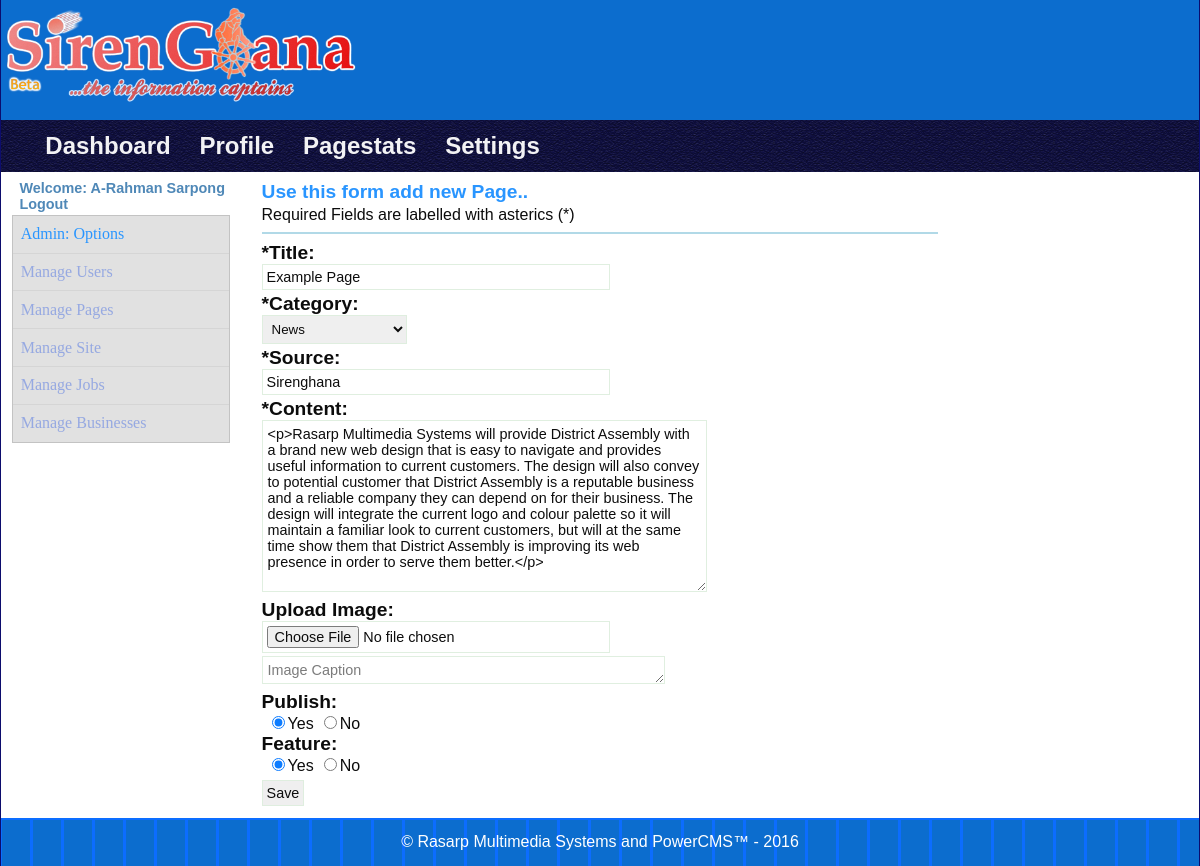
/admin/?id=1&cpos=1&action=editpage&target=managepage (signed in), run on the app's committed database.
### tables this page shows
CREATE TABLE IF NOT EXISTS `users` (
`Id` int(10) unsigned NOT NULL,
  `Firstname` varchar(50) NOT NULL,
  `Lastname` varchar(40) NOT NULL,
  `Gender` varchar(6) DEFAULT NULL,
  `Username` varchar(45) NOT NULL,
  `Password` varchar(40) NOT NULL,
  `Email` varchar(50) DEFAULT 'admin@example.com',
  `Authlevel` int(2) DEFAULT NULL,
  `Status` enum('active','inactive','banned') DEFAULT 'active',
  `Lastupdated` timestamp NOT NULL DEFAULT CURRENT_TIMESTAMP ON UPDATE CURRENT_TIMESTAMP
);

CREATE TABLE IF NOT EXISTS `pages` (
`Id` int(10) unsigned NOT NULL,
  `Title` varchar(255) DEFAULT NULL,
  `Content` text,
  `Source` tinytext,
  `Postedby` int(3) DEFAULT NULL,
  `Dateposted` timestamp NOT NULL DEFAULT CURRENT_TIMESTAMP ON UPDATE CURRENT_TIMESTAMP,
  `Position` int(30) DEFAULT NULL,
  `Published` enum('Y','N') DEFAULT 'N',
  `Featured` enum('Y','N') DEFAULT 'N',
  `Views` int(30) DEFAULT NULL
);

### modules/pagemgr/page.view.php (called while the page is built, shortened)
<?php
switch ($GLOBALS["action"]){
case "editpage":
                    $template->setPage("Script",$html->addScripts(array(
                    "../".TEMPLATE_DIR."_scripts/ckeditor/ckeditor.js",
                    "../".TEMPLATE_DIR."_scripts/ckeditor/style.js"
					)));
                    $template->setPage("Title","Edit-Page Form");
                    $template->setPage("MainNav",getAdminNavigation());
                    $template->setPage("Content",pageform());
break;
}
                    $template->setPage("AsideLeft",adminAsideMenu());

### admin/index.php (called while the page is built)
<?php
include_once "dashboard.php";

### modules/pagemgr/page.form.php (called while the page is built, shortened)
<?php
function pageform(){
    global $session;
    $process  = new ProcessForm();
$validate = $process::validate();
$postdata = new Page("pages");
$user = new User("users");
$uid  = $user::findRow("Id={$session->userid}");
$id = $postdata::$id = isset($GLOBALS["id"])?"Id=".$GLOBALS["id"]:null;
 if($GLOBALS["action"]=="editpage"){
	$edit = $postdata::findRow($id);
	$title 	   = $edit->Title;
	$category  = $edit->Position;
	$source    = $edit->Source;
	$pgcontent = $edit->Content;
	$published = $edit->Published;
	$featured  = $edit->Featured;
	$authorid  = $uid->Id;
	$imgcaption= "";
 }
$form = new Form("Pageform",filter_var($_SERVER['PHP_SELF'])."?".filter_var($_SERVER['QUERY_STRING']),"post","enctype=\"multipart/form-data\"\n");
$form->startForm();
$form->setFormField("",
$form->addFormInfo("<h2>Use this form add new Page..</h2><p>Required Fields are labelled with asterics (*)</p><hr/>"));
$form->setFormField($form->inputLabel("title", "*Title"),
					$form->inputField("text", "title",$process->post("title",$title)),
					$validate->displayErrorField($process->errorinfo, "title"));
$pgcategory=function(){
$category  = new GetTableRecord("pagecategory");$category_options = $category::findAllRecords();
$options[] ="--Select Category--";
foreach ($category_options as $opt)$options[$opt->Position] = $opt->Category ; return $options;
};
$form->setFormField($form->inputLabel("category", "*Category"),
					$form->selectOptions("category",$pgcategory(),$process->post("category",$category)),
					$validate->displayErrorField($process->errorinfo, "category"));
$form->setFormField($form->inputLabel("source", "*Source"),
					$form->inputField("text", "source",$process->post("source",$source)),
					$validate->displayErrorField($process->errorinfo, "source"));
$form->setFormField($form->inputLabel("page_content", "*Content"),
					$form->textAreaField("page_content",$process->post("page_content",$pgcontent),"10","50","class=\"ckeditor\""),
					$validate->displayErrorField($process->errorinfo, "page_content"));
$form->setFormField($form->inputLabel("uploadimg", "Upload Image"),
					$form->uploadField("uploadimg[]","uploadimg")."<br>".$form->textAreaField("imgcaption",$process->post("imgcaption",$imgcaption),"1","45",'placeholder="Image Caption"')
					.$form->inputField("hidden","MAX_FILE_SIZE","40000000")
					,$validate->displayErrorField($process->errorinfo, "uploadimg"));
$form->setFormField($form->inputLabel("publish", "Publish"),
					$form->radioButton("Yes","publish","Y",($process->post("publish",$published)=="Y"?true:false)).
					$form->radioButton("No","publish","N",($process->post("publish",$published)=="N"?true:false)));
$form->setFormField($form->inputLabel("feature", "Feature"),
					$form->radioButton("Yes","feature","Y",($process->post("feature",$featured)=="Y"?true:false)).
					$form->radioButton("No","feature","N",($process->post("feature",$featured)=="N"?true:false)));
$form->setFormField(null,
$form->inputField("hidden","authorid",$process->post("authorid",$authorid)).
$form->inputField("submit", "send","Save"));
$form->endForm();
return $form->DisplayFields($GLOBALS["form_labling"],$process->message);
}

### config/dbcon.class.php (called while the page is built, shortened)
<?php
class MySQLDatabase{
	private $connection;
	private $query_result;
	private static $dbinstance = 0;
 	       function __construct(){
		    $mysqlconnect = new mysqli(DB_HOST,DB_USERNAME,DB_PASSWORD,DB_NAME);
		    static::$dbinstance = 1;
			$this->connection = $mysqlconnect; return static::$dbinstance;
 		}
		public function query($query=null){
		 		$this->query_result = $this->connection->query($query);
				return $this->query_result!=null?$this->query_result:"";
		}
		public function fetchObj($classname=''){
		       return $this->query_result->fetch_object($classname);
		}
		public function getNumofRows(){
		       return $this->query_result->num_rows;
		}
}
$database = new MySQLDatabase();

### config/dbobjects.class.php (called while the page is built, shortened)
<?php
class SchemaObjects{
	protected static function where($clause){
     	return " WHERE {$clause} ";
     }
    public static function findRow($whichfield=null){
	 	$foundrow = static::findBySql("SELECT * FROM ".static::$tablename.""
	 	.($whichfield!=null?static::where($whichfield):""));
		return (!empty($foundrow))?array_shift($foundrow):false;
	 }
	 protected static function findBySql($sql=''){
	 	    global $database;
			if($database->query($sql)){
			return ($database->getNumofRows()!=0)? static::instantiate():"";
			}
	 }
 	 private static function instantiate(){
 	 	     global $database; $objects = array();
		     $classname = get_called_class();
	         while($row = $database->fetchObj("$classname")){
			    $objects[] = $row;
	     	 }
	   return $objects;
	}
}

### library/session.class.php (called while the page is built, shortened)
<?php
class Session{
	public $userid;
	private $logged_in = false;
   private function checkLogin(){
  	     if(isset($_SESSION["id"])){
  	     	$this->userid = $_SESSION["id"];
			$this->logged_in = true;
  	     }else{
  	     	unset($this->userid);
			unset($this->authlevel);
			$this->logged_in = false;
  	     }
  }
  public function isLoggedIn(){
  		return $this->logged_in;
  }
  public function isAdmin(){ global $users;
  	     if($this->isLoggedIn())	{
			$user = $users::findRow("Id={$this->userid}");
			return (strcasecmp(ADMIN,$user->Authlevel)==0)?true:false;
		}
  }
}

### data/user.data.php (called while the page is built, shortened)
<?php
class User extends SchemaObjects{
	 public $Firstname;
	 public $Lastname;
     public function fullName(){
	 	if(isset($this->Firstname) && isset($this->Lastname)){
	 		return $this->Firstname." ".$this->Lastname;
	 	}else{ return "";}
	 }
}

### library/form.class.php (the view, shortened to what this page needs)
<?php
class Form{
	 public  $formName ='';
	 private $action;
	 private $method;
	 private   $extra_attr;
	 private $formInputs = array();
	 function __construct($name,$action="",$method="get",$extra_attr=""){
		$this->formName = $name;
		$this->action   =  $action;
		$this->method   = $method;
		$this->extra_attr  = $extra_attr;
	 }
	 public function startForm(){
	 	$this->htmlForm = "<form action=\"{$this->action}\" name=\"{$this->formName}\" id=\"{$this->formName}\" method =\"{$this->method}\" {$this->extra_attr} > \n";
		return $this->htmlForm;
	 }
	 public function inputLabel($for,$name){
	   return"<label for =\"$for\">$name:</label>";
	 }
         public  function inputField($type,$name,$value='',$optional_attr=''){
    	 return"<input type=\"{$type}\" name=\"{$name}\" id=\"{$name}\" value=\"{$value}\" $optional_attr />\n";
                }
         public  function uploadField($name,$id="",$optional_attr=''){
    	 return"<input type=\"file\" name=\"{$name}\" id=\"{$id}\"  $optional_attr />\n";
                }
         public function textAreaField($name,$value='',$rows='',$cols='',$optional_attr=''){
		$extra_arr = (strlen($rows)>0||strlen($cols)>0)?"rows =\"$rows\" cols=\"$cols\"":"";
		return "<textarea name=\"$name\" id=\"$name\" $extra_arr $optional_attr>$value</textarea>\n";
	 }
         public function selectOptions($name,array$options,$postback_field){
            $output = "<select name=\"{$name}\" id=\"{$name}\">  \n";
            foreach($options as $key=>$option){
                $output .= ($key == $postback_field)?"<option value=\"{$key}\" selected =\"selected\">{$option}</option>":"<option value=\"{$key}\" >{$option}</option> \n";
                }
                $output .="</select>"; return $output;
	 }
	 public function radioButton($label,$name,$value='',$checked=true){
	 	$checked = ($checked==true)?"checked=\"checked\"":"";
	 	return "<span><label><input type=\"radio\" name=\"{$name}\" id=\"{$name}\" value=\"{$value}\" $checked />".ucfirst("{$label}")."</label></span>";
	 }
	 public function setFormField($label='',$field='',$error=''){
	 	if($label<>null){
	 	$this->formInputs[$label] = (strlen($error)>0)?array($field,$error):array($field);
		}else{
		$this->formInputs[] = array($field);
		}
		return $this->formInputs;
	 }
	 public function endForm(){
	 	return $this->htmlForm = "\n</form> ";
	 }
	 public function DisplayFields($layout,$message=""){
	 	    $message = strlen($message)>0?$message:$message;
	 	    switch($layout){
			 case"Top Labling":
				 $output ="<div id=\"formWrapper\">";
				 $output .= $message;
				 $output .= "<ol class=\"appform\">";
				 $output .= $this->startForm();
				 foreach($this->formInputs as $label =>$data){
				 	  $input = isset($data[0])?$data[0]:$data[0];
				 	  $error = isset($data[1])?$data[1]:"";
				 $output .=(strlen($label)<=1)?"<li><div>{$input} \n":"<li><div>{$label}<br/>{$input} \n";
				 $output .=(strlen($error)>0)?"\n <p class=\"error\">{$error}</p></div></li> ":"</div></li> \n";
				 }
				 $output .=$this->endForm()."</ol>";
				 $output .="</div>";
				 return $output;
			break;
	 	    }
	 }
}

### includes/html_func.inc.php (shortened to what this page needs)
<?php
function adminAsideMenu(){
global $session,$users;
$user = $users::findRow("Id={$session->userid}");
$dashlinks = new GenerateUrl;
if($session->isLoggedIn() && $session->isAdmin()){
$output = "<p class=\"welcome\">Welcome: {$user->fullName()}<br/>
	 	 <a href=\"../auth/logout.php\">Logout</a></p>";
$output .='<ul class="asideleft_menu"><li><h2>Admin: Options</h2></li>
        <li> '.$dashlinks::buildLink(".","dashboard.php","Manage Users", "action=viewusers,target=manageuser").'</li>
      	<li> '.$dashlinks::buildLink(".","dashboard.php","Manage Pages","action=view,target=managepage").'</li>
        <li> '.$dashlinks::buildLink(".","dashboard.php","Manage Site" ,"action=view,target=managesite").'</li>
        <li> '.$dashlinks::buildLink(".","dashboard.php","Manage Jobs" ,"action=view,target=managejobs").'</li>
        <li> '.$dashlinks::buildLink(".","dashboard.php","Manage Businesses" , "action=view,target=managebiz").'</li>
    </ul>';
}
return $output;
}
function getAdminNavigation($url=".",$admin_nav=array("profile","pagestats","settings")){
	$index_link = GenerateUrl::buildLink($url,$url, "Dashboard");
	$output = "<ul id=\"admin_nav\">";
	$output .="<li>$index_link</li>";
	foreach ($admin_nav as $navitem) {
	  $make_link = GenerateUrl::buildLink($url, "dashboard.php", ucfirst($navitem),"action=view,target={$navitem}");
	$output .="<li>$make_link</li>";
	}
	$output .="</ul>";
	return $output;
}

### templates/blue_ice/_css/layout.css (style rules this page uses)
html,body,div,nav, section,article, table,ol,ul,dl,dt,ul, h1,h2,h3,h4,h5,h6,p { margin:0; padding:0; }
html { background:url(../_images/bkgcolour.jpg) repeat; opacity:.95; }
body { margin: 0 auto; max-width:1200px; min-width:500px; }
a,a:link { color:#03F; text-decoration: none; }

### templates/blue_ice/_css/content.css (style rules this page uses)
hr { border: 1px solid lightblue; clear: left; }
.footer_text { text-align:center; color:white; }

### templates/blue_ice/_css/admin.css (style rules this page uses)
#admin_nav { width: 95%; margin: 0 auto; border:0; overflow: hidden; }
#admin_nav li { float:left; list-style:none; }
#admin_nav li { position: relative; z-index:30; }
.asideleft_menu { width:95%; margin:0 auto; list-style: none; overflow: hidden; border: 1px solid rgb(192,192,192); }
.asideleft_menu li { background-color:rgba(211,211,211,0.7); border-bottom:1px solid lightgrey; }
.asideleft_menu h2, .asideleft_menu h3 { font-size: .8em; width:100%; }
.asideleft_menu h2, .asideleft_menu a { line-height:0.5em; padding: 0.9em 0.5em; display:block; font: normal 1em/0.5em "Trebuchet MS"; }
.asideleft_menu li:last-child { border-bottom:none; }

### templates/blue_ice/_css/globals.css (style rules this page uses)
.welcome { width:98%; margin: 1px auto; margin-left:11px; padding:0.1em; font-size:0.9em; text-align:left; color: rgb(70,130,180); font-weight: bold; }
.welcome a { color: rgb(70,130,180); text-decoration:none; }

### templates/blue_ice/_css/typography.css (style rules this page uses)
body { font-size:100%; font-family:"Trebuchet MS", Arial, Helvetica, sans-serif; }
h2 { font-size:1em; }
h1,h2,h3,h4,h5,h6 { color:rgb(30,144,255); }

### templates/blue_ice/_css/form.css (style rules this page uses)
#formWrapper, #formWrapper .x-form { margin: 0; padding: 3px; overflow: hidden; }
#formWrapper h2,h3 { font-weight: bolder; font-size: 1.2em; margin-bottom:3px; }
#formWrapper input[type=radio],input[type=checkbox] { margin-left:10px; width: auto; }
#formWrapper input,#formWrapper textarea[id=address] { width:50%; padding: 4px; }
#formWrapper input,textarea,select { border: 0.5px solid #dede; margin-bottom:3px; }
#formWrapper input,textarea { font-family: Arial, Helvetica, sans-serif; font-weight: normal; font-size: 0.9em; }
#formWrapper textarea { width:inherit; padding: 5px; }
#formWrapper select { padding: 5px; }
#formWrapper label { width:auto; padding: 5px 0 2px; font-weight: bold; font-size: 1.2em; }
#formWrapper span>label { font-weight: normal; font-size: 1em; }
#formWrapper input[type=submit] { width:auto; margin-top:5px; }

### data on the page
users: $user->fullName() "A-Rahman Sarpong"
pages: title "Example Page", source "Sirenghana"

### other printed values
$linktext "Dashboard Manage Users Manage Pages Manage Site Manage Jobs Manage Businesses"
$linktext "Profile"
$linktext "Pagestats"
$linktext "Settings"
$input "Use this form add new Page.. Required Fields are labelled with asterics (*)"
$name "*Title"
$name "*Category"
$name "*Source"
$name "*Content"
$name "Upload Image"
$name "Publish"
$name "Feature"
$template->getPage("Footer") "© Rasarp Multimedia Systems and PowerCMS™ - 2016"
form field category "News"
